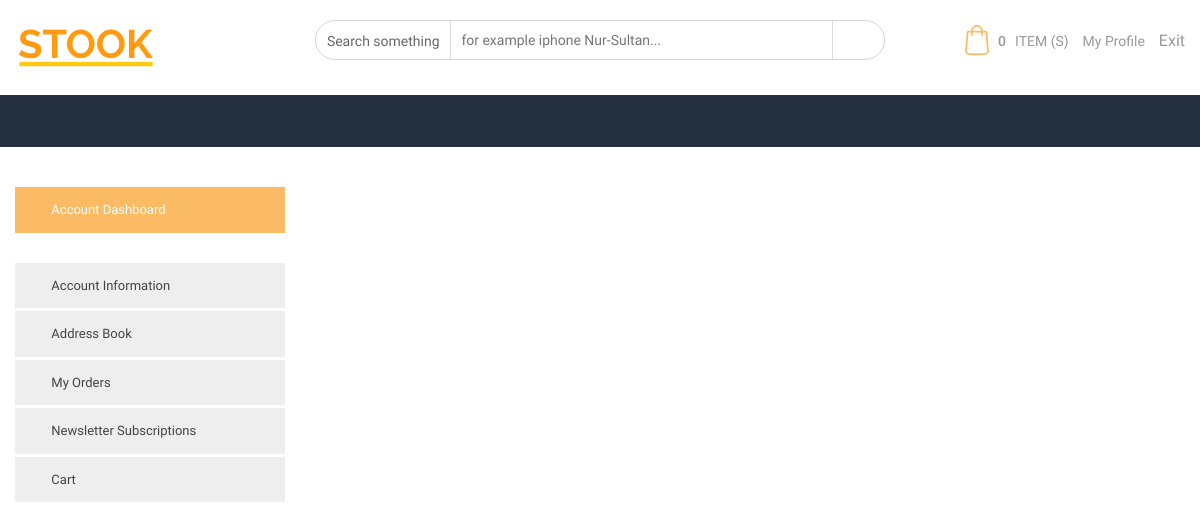
Before: /account_wishlist/ (signed in) with the older database file.
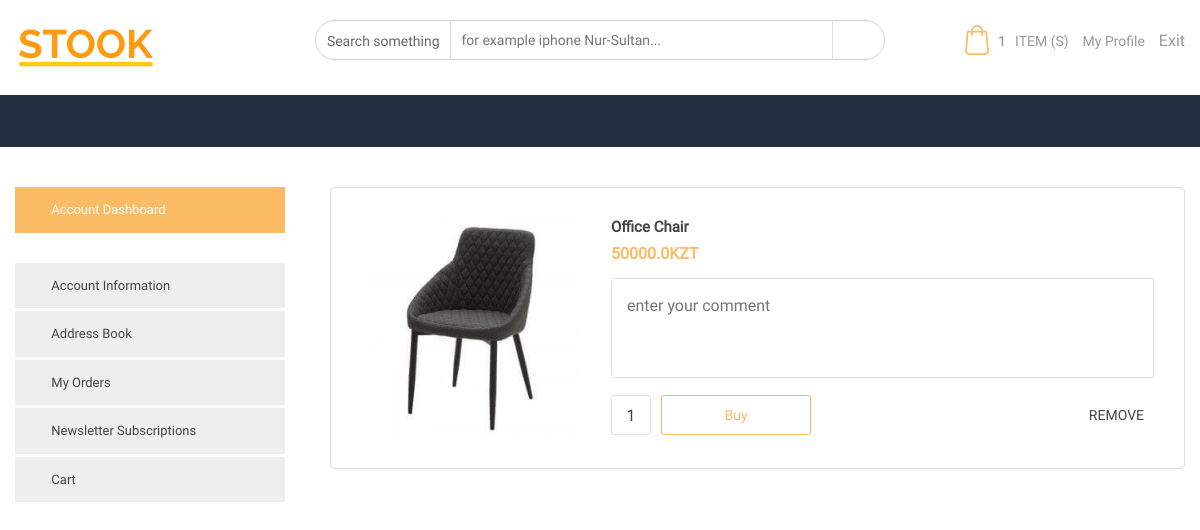
After: the same page with the newer database file.
### cart/models.py (models this page shows)
class CartItem(models.Model):
    user = models.ForeignKey(User, on_delete=models.CASCADE)
    product = models.ForeignKey(Product, on_delete=models.CASCADE)
    quantity = models.IntegerField(blank=True, null=True)
    price = models.FloatField(blank=True, null=True)
    total = models.FloatField(blank=True, null=True)
    name = models.CharField(max_length=50,blank=True, null=True)
    image_path = models.CharField(max_length=100,blank=True, null=True)

### users/views.py (the view)
# urls.py: path('account_wishlist/',account_wishlist,name='account_wishlsit'),
@login_required(login_url='signin')
def account_wishlist(request):
    cart = CartItem.objects.filter(user_id =  request.user.pk) #1,2
    total = 0
    for i in cart:
        total += int(i.total)
    context = {
        "cart":cart,
        "total":total,
        "items": len(cart)
    }
    return render(request, "users/account-wishlist.html",context=context)

### users/templates/users/account-wishlist.html (shortened to what this page needs)
{% extends 'users/_header.html' %}
    {% block main %}
  {%load static%}
    <div class="internal-main-content">
        <div class="container">
            <div class="row">
                <div class="col-12 col-md-4 col-lg-3">
                    <div class="main-side">
                        <div class="profile-links">
                            <ul>
                                <li class="active">
                                    <a href="{% url 'account_info' %}"> <i class="icofont-user"></i> Account Dashboard </a>
                                </li>
                                <li>
                                    <a href="{% url 'account_info' %}"> <i class="icofont-info"></i>  Account Information </a>
                                </li>
                                <li>
                                    <a href="{% url 'account_address' %}"> <i class="icofont-paper-plane"></i> Address Book  </a>
                                </li>
                                <li>
                                    <a href="{% url 'account_orders' %}"> <i class="icofont-numbered"></i> My Orders </a>
                                </li>
                                <li>
                                    <a href="{% url 'account_news' %}"> <i class="icofont-envelope-open"></i> Newsletter Subscriptions </a>
                                </li>
                                <li>
                                    <a href="{% url 'account_wishlsit' %}"> <i class="icofont-cart"></i> Cart </a>
                                </li>
                            </ul>
                        </div>
                    </div>
                </div>
                <div class="col-12 col-md-8 col-lg-9">
                    <div class="profile-content wishlist-content">
                        {% for  i in cart %}
                        <div class="whislist-product">
                            <div class="img-box">
                                <a href="product.html"> <img src={{i.image_path}} class="img-fluid"> </a>
                            </div>
                            <div class="data">
                                <a href="product.html"> <h3> {{i.name}} </h3> </a>
                                <h5> {{i.total}}KZT</h5>
                                    <textarea placeholder="enter your comment"></textarea>
                                    <div class="footer">
                                        <div class="cart-mount">
                                            <input type="text" class="item-number" class="form-control" value="{{i.quantity}}">
                                        <a id="sub"  class="btn btn-empty" href="{% url "order" i.id %}">Buy</a>
                                        </div>
                                        <div class="actions">
                                            <a href="{% url "remove" i.id %}" class="action-link delete-whish-item"> <i class="icofont-ui-delete"></i> REMOVE </a>
                                        </div>
                                    </div>
                            </div>
                        </div>
                        {% endfor %}
                    </div>
                </div>
            </div>
        </div>
    </div>
{%endblock%}

Changed rows visible on the page:
added CartItem: image_path (picture), name "Office Chair", total "50000.0", quantity "1"
Other visible differences:
{{ items }}: "0" → "1"
